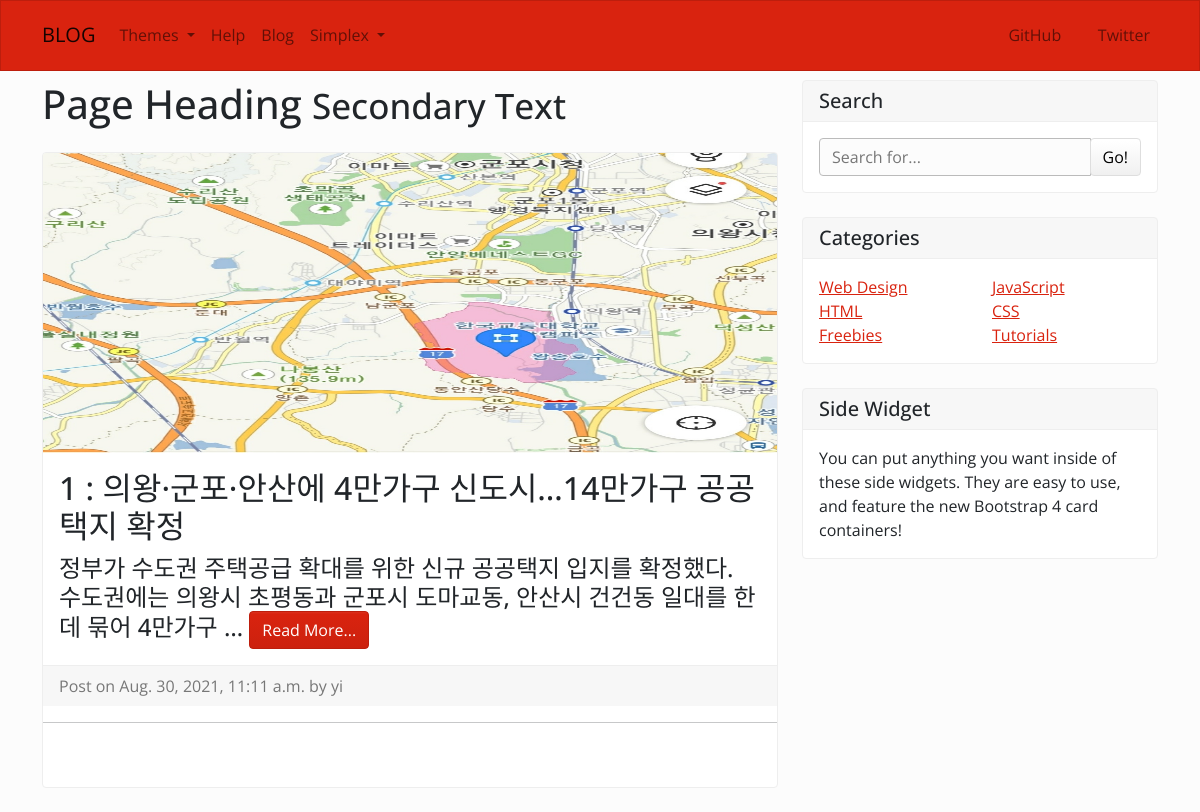
The page /blog/ on the database as committed earlier.
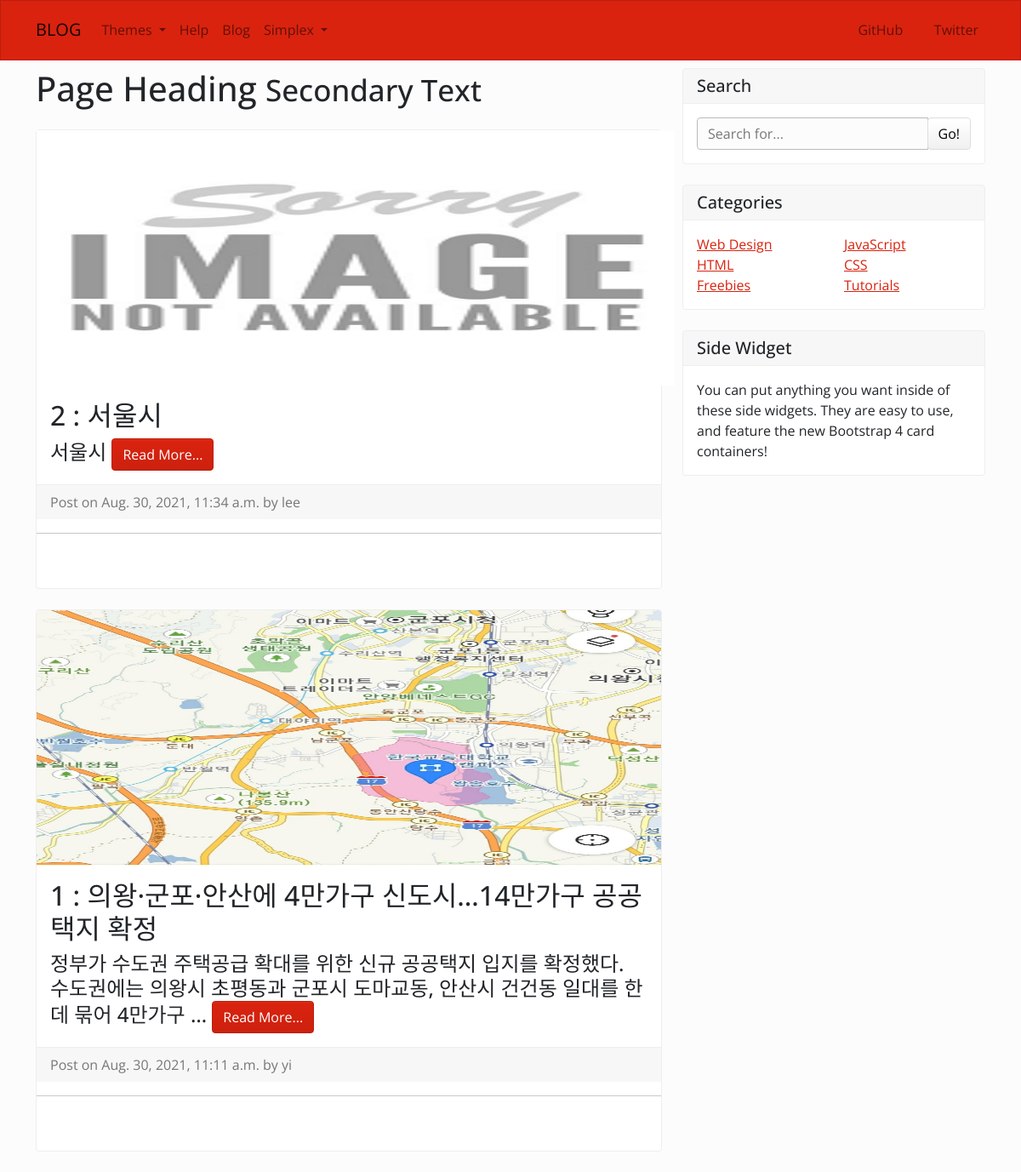
The same page on the database as committed later.
### blog/models.py (models this page shows, shortened)
class Post(models.Model):
    title = models.CharField(max_length=100) #제목
    content = models.TextField() #본문
    head_image = models.ImageField(upload_to='blog/%Y/%m/%d', blank=True) #첨부이미지
    created = models.DateTimeField(blank=True) #글쓴시점
    author = models.ForeignKey(User, models.CASCADE) #글쓴이

### blog/views.py (the view)
# urls.py: path('', views.PostList.as_view()),
class PostList(ListView):
    model = Post
    def get_queryset(self):
        return Post.objects.order_by('-created')

### blog/templates/blog/post_list.html (shortened to what this page needs)
<!DOCTYPE html>
<html lang="en">
<head>
    {% load static %}
    <link rel="stylesheet" href="{% static 'blog/css/bootstrap.css' %}">
    <link rel="stylesheet" href="{% static 'blog/css/custom.min.css' %}">
    <link rel="stylesheet" href="{% static 'blog/css/font-awesome.min.css' %}">
    <link rel="stylesheet" href="{% static 'blog/css/prism-okaidia.css' %}">
    <link href="{% static 'blog/css/blog-home.css' %}" rel="stylesheet">
</head>
<body>
<div class="navbar navbar-expand-lg fixed-top navbar-light bg-primary">
    <div class="container">
        <a href="/blog" class="navbar-brand">BLOG</a>
        <div class="collapse navbar-collapse" id="navbarResponsive">
          <ul class="navbar-nav">
            <li class="nav-item dropdown">
              <a class="nav-link dropdown-toggle" data-bs-toggle="dropdown" href="/blog" id="themes">Themes </a>
            </li>
            <li class="nav-item">
              <a class="nav-link" href="../help/">Help</a>
            </li>
            <li class="nav-item">
              <a class="nav-link" href="/blog">Blog</a>
            </li>
            <li class="nav-item dropdown">
              <a class="nav-link dropdown-toggle" data-bs-toggle="dropdown" href="#" id="download">Simplex </a>
            </li>
          </ul>
          <ul class="navbar-nav ms-md-auto">
            <li class="nav-item">
              <a target="_blank" rel="noopener" class="nav-link" href="https://github.com/thomaspark/bootswatch/"><i class="fa fa-github"></i> GitHub</a>
            </li>
            <li class="nav-item">
              <a target="_blank" rel="noopener" class="nav-link" href="https://twitter.com/bootswatch"><i class="fa fa-twitter"></i> Twitter</a>
            </li>
          </ul>
        </div>
    </div>
</div>
<div class="container">
    <div class="row">
      <div class="col-md-8">
        <h1 class="my-4">Page Heading
          <small>Secondary Text</small>
        </h1>
        {% for post in object_list %}
        <div class="card mb-4">
        {% if post.head_image %}
            <img class="card-img-top" src="{{post.head_image.url}}" height="300">
        {% else %}
            <img src="{% static 'blog/img/noImg.png' %}" width="750" height="300" alt="사진">
        {% endif %}
        <div class="card-body">
            <h2 class="card-title">{{post.pk}} : {{post.title}}</h2>
            <h4 class="card-text">{{post.content | truncatewords:20}}
                <a href="{% url 'detail' post.pk%}" class="btn btn-primary">Read More...</a>
            </h4>
        </div>
        <div class="card-footer text-muted">
            Post on {{post.created}} by {{post.author}}
        </div>
        <hr color="red">
        <br><br>
        </div>
        {% endfor %}
      </div>
      <div class="col-md-4">
        <div class="card my-4">
          <h5 class="card-header">Search</h5>
          <div class="card-body">
            <div class="input-group">
              <input type="text" class="form-control" placeholder="Search for...">
              <span class="input-group-append">
                <button class="btn btn-secondary" type="button">Go!</button>
              </span>
            </div>
          </div>
        </div>
        <div class="card my-4">
          <h5 class="card-header">Categories</h5>
          <div class="card-body">
            <div class="row">
              <div class="col-lg-6">
                <ul class="list-unstyled mb-0">
                  <li>
                    <a href="#">Web Design</a>
                  </li>
                  <li>
                    <a href="#">HTML</a>
                  </li>
                  <li>
                    <a href="#">Freebies</a>
                  </li>
                </ul>
              </div>
              <div class="col-lg-6">
                <ul class="list-unstyled mb-0">
                  <li>
                    <a href="#">JavaScript</a>
                  </li>
                  <li>
                    <a href="#">CSS</a>
                  </li>
                  <li>
                    <a href="#">Tutorials</a>
                  </li>
                </ul>
              </div>
            </div>
          </div>
        </div>
        <div class="card my-4">
          <h5 class="card-header">Side Widget</h5>
          <div class="card-body">
            You can put anything you want inside of these side widgets. They are easy to use, and feature the new Bootstrap 4 card containers!
          </div>
        </div>
      </div>
    </div>
  </div>
</body>
</html>

### blog/static/blog/css/blog-home.css (style rules this page uses)
body { padding-top: 56px; }

Rows that differ between the two databases and show on the page:
added Post: pk "2", title "서울시", content "서울시", created "Aug. 30, 2021, 11:34 a.m.", author "lee"
